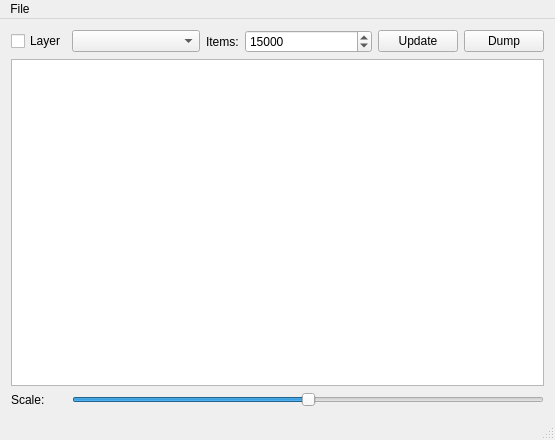
<?xml version="1.0" encoding="UTF-8"?>
<ui version="4.0">
 <class>MainWin</class>
 <widget class="QMainWindow" name="MainWin">
  <property name="geometry">
   <rect>
    <x>0</x>
    <y>0</y>
    <width>555</width>
    <height>440</height>
   </rect>
  </property>
  <property name="windowTitle">
   <string>ChipDisplay</string>
  </property>
  <widget class="QWidget" name="centralWidget">
   <layout class="QGridLayout" name="gridLayout">
    <item row="0" column="2">
     <widget class="QLabel" name="label_3">
      <property name="sizePolicy">
       <sizepolicy hsizetype="Fixed" vsizetype="Preferred">
        <horstretch>0</horstretch>
        <verstretch>0</verstretch>
       </sizepolicy>
      </property>
      <property name="text">
       <string>Items:</string>
      </property>
     </widget>
    </item>
    <item row="0" column="3">
     <widget class="QSpinBox" name="itemsSpin">
      <property name="minimum">
       <number>100</number>
      </property>
      <property name="maximum">
       <number>10000000</number>
      </property>
      <property name="value">
       <number>15000</number>
      </property>
     </widget>
    </item>
    <item row="0" column="4">
     <widget class="QPushButton" name="btnUpdate">
      <property name="sizePolicy">
       <sizepolicy hsizetype="Fixed" vsizetype="Fixed">
        <horstretch>0</horstretch>
        <verstretch>0</verstretch>
       </sizepolicy>
      </property>
      <property name="text">
       <string>Update</string>
      </property>
     </widget>
    </item>
    <item row="0" column="1">
     <widget class="QComboBox" name="layersCmb"/>
    </item>
    <item row="2" column="0">
     <widget class="QLabel" name="label_4">
      <property name="sizePolicy">
       <sizepolicy hsizetype="Fixed" vsizetype="Preferred">
        <horstretch>0</horstretch>
        <verstretch>0</verstretch>
       </sizepolicy>
      </property>
      <property name="text">
       <string>Scale:</string>
      </property>
     </widget>
    </item>
    <item row="0" column="0">
     <widget class="QCheckBox" name="layerChk">
      <property name="text">
       <string>Layer</string>
      </property>
      <property name="checked">
       <bool>false</bool>
      </property>
     </widget>
    </item>
    <item row="0" column="5">
     <widget class="QPushButton" name="btnDump">
      <property name="sizePolicy">
       <sizepolicy hsizetype="Fixed" vsizetype="Fixed">
        <horstretch>0</horstretch>
        <verstretch>0</verstretch>
       </sizepolicy>
      </property>
      <property name="text">
       <string>Dump</string>
      </property>
     </widget>
    </item>
    <item row="1" column="0" colspan="6">
     <widget class="QGraphicsView" name="graphicsView"/>
    </item>
    <item row="2" column="1" colspan="5">
     <widget class="QSlider" name="horizontalSlider">
      <property name="maximum">
       <number>200</number>
      </property>
      <property name="value">
       <number>100</number>
      </property>
      <property name="orientation">
       <enum>Qt::Horizontal</enum>
      </property>
     </widget>
    </item>
   </layout>
  </widget>
  <widget class="QMenuBar" name="menuBar">
   <property name="geometry">
    <rect>
     <x>0</x>
     <y>0</y>
     <width>555</width>
     <height>21</height>
    </rect>
   </property>
   <widget class="QMenu" name="menuFile">
    <property name="title">
     <string>File</string>
    </property>
    <addaction name="actionOpen_CIF"/>
    <addaction name="separator"/>
    <addaction name="actionAbout_ChipLib"/>
   </widget>
   <addaction name="menuFile"/>
  </widget>
  <widget class="QStatusBar" name="statusBar"/>
  <action name="actionOpen_CIF">
   <property name="text">
    <string>Open CIF</string>
   </property>
  </action>
  <action name="actionAbout_ChipLib">
   <property name="text">
    <string>About ChipLib</string>
   </property>
  </action>
 </widget>
 <layoutdefault spacing="6" margin="11"/>
 <resources/>
 <connections/>
</ui>
